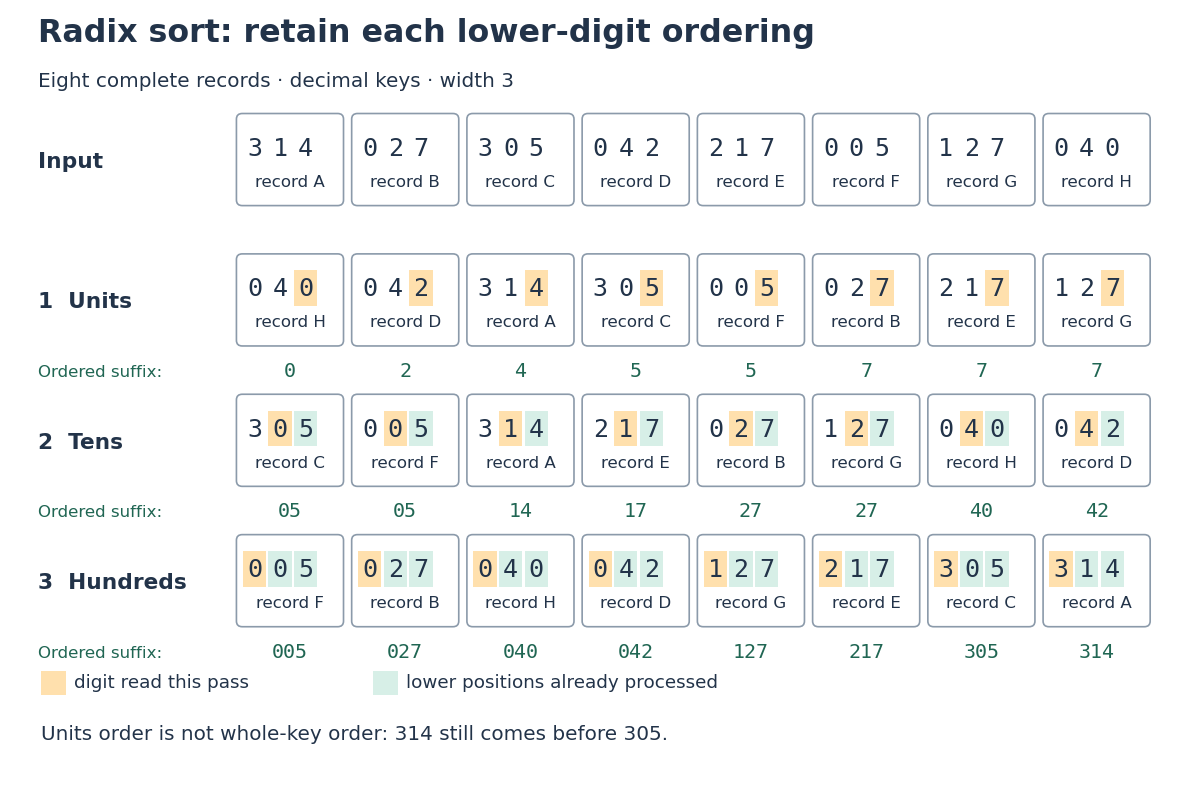

The Python source for this figure:
"""Original LSD radix-sort ledger; run from _media with Python 3.14.

Uses matplotlib 3.10.7. Writes the matching opaque white PNG to CWD.
"""

from pathlib import Path

import matplotlib.pyplot as plt
from matplotlib.patches import FancyBboxPatch, Rectangle


def stable_pass(records, place, radix=10):
    buckets = [[] for _ in range(radix)]
    for record in records:
        buckets[record[0] // radix**place % radix].append(record)
    return [record for bucket in buckets for record in bucket]


def main():
    records = list(zip([314, 27, 305, 42, 217, 5, 127, 40], "ABCDEFGH"))
    rows = [records]
    for place in range(3):
        rows.append(stable_pass(rows[-1], place))
    assert [r[0] for r in rows[-1]] == sorted(r[0] for r in records)
    for p, row in enumerate(rows[1:], start=1):
        assert [k % 10**p for k, _ in row] == sorted(k % 10**p for k, _ in records)

    fig, ax = plt.subplots(figsize=(10, 6.6), dpi=120, facecolor="white")
    fig.subplots_adjust(left=0.02, right=0.99, bottom=0.035, top=0.985)
    ax.set(xlim=(0, 10), ylim=(0, 6.7))
    ax.axis("off")
    ink = "#223349"
    orange, green = "#ffe0ad", "#d7efe7"
    ax.text(0.12, 6.43, "Radix sort: retain each lower-digit ordering", fontsize=19,
            weight="bold", color=ink)
    ax.text(0.12, 6.03, "Eight complete records · decimal keys · width 3", fontsize=12, color=ink)
    labels = ["Input", "1  Units", "2  Tens", "3  Hundreds"]
    for p, row in enumerate(rows):
        y = 5.1 - p * 1.25
        ax.text(0.12, y + 0.21, labels[p], fontsize=13, color=ink, weight="bold")
        for col, (key, label) in enumerate(row):
            x = 1.85 + col * 0.99
            card = FancyBboxPatch((x, y - 0.1), 0.87, 0.77,
                                 boxstyle="round,pad=0.025,rounding_size=0.05",
                                 facecolor="white", edgecolor="#8b9aaa", linewidth=1)
            ax.add_patch(card)
            for pos, char in enumerate(f"{key:03d}"):
                place = 2 - pos
                xx = x + 0.13 + pos * 0.22
                if p and place <= p - 1:
                    ax.add_patch(Rectangle((xx - 0.1, y + 0.23), 0.20, 0.32,
                                           facecolor=orange if place == p - 1 else green,
                                           edgecolor="none"))
                ax.text(xx, y + 0.38, char, fontsize=15, family="monospace",
                        ha="center", va="center", color=ink)
            ax.text(x + 0.435, y + 0.04, f"record {label}", fontsize=10, ha="center", color=ink)
            if p:
                ax.text(x + 0.435, y - 0.40, f"{key % 10**p:0{p}d}",
                        fontsize=12, family="monospace", ha="center", color="#206653")
        if p:
            ax.text(0.12, y - 0.4, "Ordered suffix:", fontsize=10, color="#206653")
    ax.add_patch(Rectangle((0.15, 0.62), 0.21, 0.21, facecolor=orange, edgecolor="none"))
    ax.text(0.43, 0.72, "digit read this pass", fontsize=11, va="center", color=ink)
    ax.add_patch(Rectangle((3.0, 0.62), 0.21, 0.21, facecolor=green, edgecolor="none"))
    ax.text(3.28, 0.72, "lower positions already processed", fontsize=11, va="center", color=ink)
    ax.text(0.15, 0.22, "Units order is not whole-key order: 314 still comes before 305.",
            fontsize=12, color=ink)
    fig.savefig(Path.cwd() / (Path(__file__).stem + ".png"), facecolor="white", transparent=False)
    plt.close(fig)


if __name__ == "__main__":
    main()
